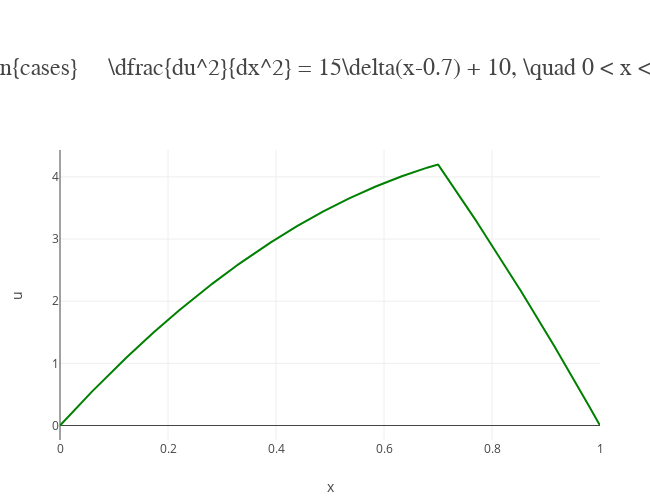

The notebook cell this image was saved under:
### Code cell
xs = np.linspace(0, 1, n)

fig = go.Figure()
large_rockwell_template = dict(
    layout=go.Layout(title_font=dict(family="Rockwell", size=24))
)
fig.add_trace(go.Scatter(x=xs, y=u_symbolic, mode='lines', name='symbolic rhs', line=dict(color='green', width=2)))
# fig.add_trace(go.Scatter(x=xs, y=u_numerical, mode='lines', name='numerical rhs', line=dict(color='red', width=2))) 
fig.update_layout(title=r'''
$
Solution \, of \, equation:  \\
\begin{cases}
    \dfrac{du^2}{dx^2} = 15\delta(x-0.7) + 10, \quad 0 < x < 1\\
    u(0) = u(1) = 0
\end{cases}
$
''', xaxis_title='x', yaxis_title='u(x)')
fig.update_layout(autosize=False,
                  width=650, height=500,
                  margin=dict(l=60, r=50, b=60, t=150))
fig.update_layout(template=large_rockwell_template)
# set axis titles
fig.update_layout(xaxis_title='x', yaxis_title='u')
fig.write_image("solution.png", width=650, height=500, scale=8)
fig.show()

### Figure 1 — Plotly figure (JSON) as saved in the notebook; plotly's stock layout.template omitted (floating-point values rounded to 4 significant figures; data arrays with more than 128 entries replaced by an {"elided": "..."} marker saying what was removed)
{"data": [{"line": {"color": "green", "width": 2}, "mode": "lines", "name": "symbolic rhs", "type": "scatter", "x": {"elided": "1000 float values"}, "y": {"elided": "1000 float values"}}], "layout": {"autosize": false, "height": 500, "margin": {"b": 60, "l": 60, "r": 50, "t": 150}, "title": {"text": "\n$\nSolution \\, of \\, equation:  \\\\\n\\begin{cases}\n    \\dfrac{du^2}{dx^2} = 15\\delta(x-0.7) + 10, \\quad 0 < x < 1\\\\\n    u(0) = u(1) = 0\n\\end{cases}\n$\n"}, "width": 650, "xaxis": {"title": {"text": "x"}}, "yaxis": {"title": {"text": "u"}}}}
